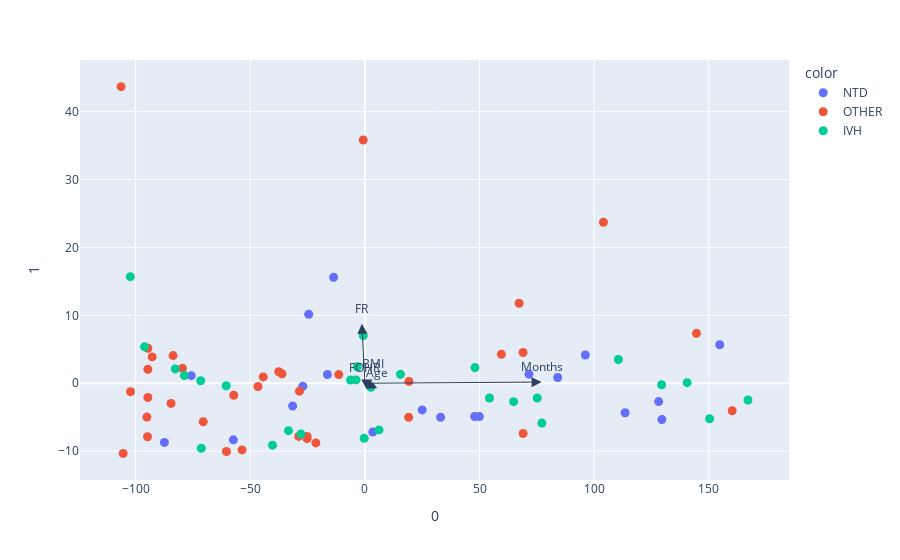

Notebook cell for this chart:
### Code cell
features = ['Months', 'BMI', 'FR', 'Age', 'FOHR']
X = df[features]

pca = PCA(n_components=5)
components = pca.fit_transform(X)

loadings = pca.components_.T * np.sqrt(pca.explained_variance_)

fig = px.scatter(components, x=0, y=1, color=df['Etiology'])

for i, feature in enumerate(features):
    fig.add_annotation(
        ax=0, ay=0,
        axref="x", ayref="y",
        x=loadings[i, 0],
        y=loadings[i, 1],
        showarrow=True,
        arrowsize=2,
        arrowhead=2,
        xanchor="right",
        yanchor="top"
    )
    fig.add_annotation(
        x=loadings[i, 0],
        y=loadings[i, 1],
        ax=0, ay=0,
        xanchor="center",
        yanchor="bottom",
        text=feature,
        yshift=5,
    )
fig.update_traces(marker_size = 9)
fig.show()

### Figure 1 — Plotly figure (JSON) as saved in the notebook; plotly's stock layout.template omitted (floating-point values rounded to 4 significant figures)
{"data": [{"hovertemplate": "color=NTD<br>0=%{x}<br>1=%{y}<extra></extra>", "legendgroup": "NTD", "marker": {"color": "#636efa", "size": 9, "symbol": "circle"}, "mode": "markers", "name": "NTD", "orientation": "v", "showlegend": true, "type": "scatter", "x": [-75.77, 129.5, 84.04, -57.39, 47.88, 154.7, 96.13, 113.5, 24.97, 49.88, 128.1, -27.08, -24.52, -16.37, 3.424, -87.46, -13.66, -31.53, 33.0, 71.53], "xaxis": "x", "y": [1.12, -5.353, 0.8518, -8.337, -4.889, 5.662, 4.155, -4.341, -3.928, -4.912, -2.699, -0.4446, 10.16, 1.297, -7.183, -8.713, 15.61, -3.351, -5.024, 1.344], "yaxis": "y"}, {"hovertemplate": "color=OTHER<br>0=%{x}<br>1=%{y}<extra></extra>", "legendgroup": "OTHER", "marker": {"color": "#EF553B", "size": 9, "symbol": "circle"}, "mode": "markers", "name": "OTHER", "orientation": "v", "showlegend": true, "type": "scatter", "x": [160.2, -70.52, -11.4, 144.6, -94.83, -102.2, -46.64, -21.4, 19.18, 19.08, -94.66, -94.67, -94.68, -92.79, -79.62, -84.56, -44.36, -36.15, -28.56, 59.51, 68.98, 67.24, -95.09, -106.4, -28.87, 104.0, -105.4, -60.4, -53.59, 69.0, -0.7585, -57.21, -37.61, -83.69, -25.23, -25.23], "xaxis": "x", "y": [-4.054, -5.669, 1.276, 7.353, -7.879, -1.243, -0.473, -8.786, 0.2669, -5.023, 5.155, 2.063, -2.1, 3.878, 2.226, -2.972, 0.9349, 1.386, -1.168, 4.263, 4.528, 11.77, -4.982, 43.68, -7.823, 23.71, -10.33, -10.05, -9.815, -7.4, 35.81, -1.766, 1.696, 4.071, -8.156, -7.823], "yaxis": "y"}, {"hovertemplate": "color=IVH<br>0=%{x}<br>1=%{y}<extra></extra>", "legendgroup": "IVH", "marker": {"color": "#00cc96", "size": 9, "symbol": "circle"}, "mode": "markers", "name": "IVH", "orientation": "v", "showlegend": true, "type": "scatter", "x": [-96.1, -40.32, 54.29, -3.366, 150.3, -0.7402, 140.5, -78.72, 15.48, -60.5, -33.32, 2.627, 64.85, 167.0, -27.91, 75.14, 129.4, -82.73, -71.61, -6.286, 6.153, 110.5, -71.36, -0.3415, 77.16, 47.98, -3.9, -102.3], "xaxis": "x", "y": [5.366, -9.112, -2.167, 2.436, -5.221, 7.013, 0.08557, 1.137, 1.314, -0.3757, -6.984, -0.5954, -2.709, -2.463, -7.468, -2.167, -0.2154, 2.107, 0.3706, 0.4689, -6.869, 3.501, -9.57, -8.106, -5.865, 2.308, 0.49, 15.7], "yaxis": "y"}], "layout": {"annotations": [{"arrowhead": 2, "arrowsize": 2, "ax": 0, "axref": "x", "ay": 0, "ayref": "y", "showarrow": true, "x": 77.02, "xanchor": "right", "y": 0.176, "yanchor": "top"}, {"ax": 0, "ay": 0, "text": "Months", "x": 77.02, "xanchor": "center", "y": 0.176, "yanchor": "bottom", "yshift": 5}, {"arrowhead": 2, "arrowsize": 2, "ax": 0, "axref": "x", "ay": 0, "ayref": "y", "showarrow": true, "x": 3.348, "xanchor": "right", "y": 0.5655, "yanchor": "top"}, {"ax": 0, "ay": 0, "text": "BMI", "x": 3.348, "xanchor": "center", "y": 0.5655, "yanchor": "bottom", "yshift": 5}, {"arrowhead": 2, "arrowsize": 2, "ax": 0, "axref": "x", "ay": 0, "ayref": "y", "showarrow": true, "x": -1.337, "xanchor": "right", "y": 8.768, "yanchor": "top"}, {"ax": 0, "ay": 0, "text": "FR", "x": -1.337, "xanchor": "center", "y": 8.768, "yanchor": "bottom", "yshift": 5}, {"arrowhead": 2, "arrowsize": 2, "ax": 0, "axref": "x", "ay": 0, "ayref": "y", "showarrow": true, "x": 5.371, "xanchor": "right", "y": -0.6934, "yanchor": "top"}, {"ax": 0, "ay": 0, "text": "Age", "x": 5.371, "xanchor": "center", "y": -0.6934, "yanchor": "bottom", "yshift": 5}, {"arrowhead": 2, "arrowsize": 2, "ax": 0, "axref": "x", "ay": 0, "ayref": "y", "showarrow": true, "x": -0.009418, "xanchor": "right", "y": 0.009609, "yanchor": "top"}, {"ax": 0, "ay": 0, "text": "FOHR", "x": -0.009418, "xanchor": "center", "y": 0.009609, "yanchor": "bottom", "yshift": 5}], "legend": {"title": {"text": "color"}, "tracegroupgap": 0}, "margin": {"t": 60}, "xaxis": {"anchor": "y", "domain": [0, 1], "title": {"text": "0"}}, "yaxis": {"anchor": "x", "domain": [0, 1], "title": {"text": "1"}}}}
